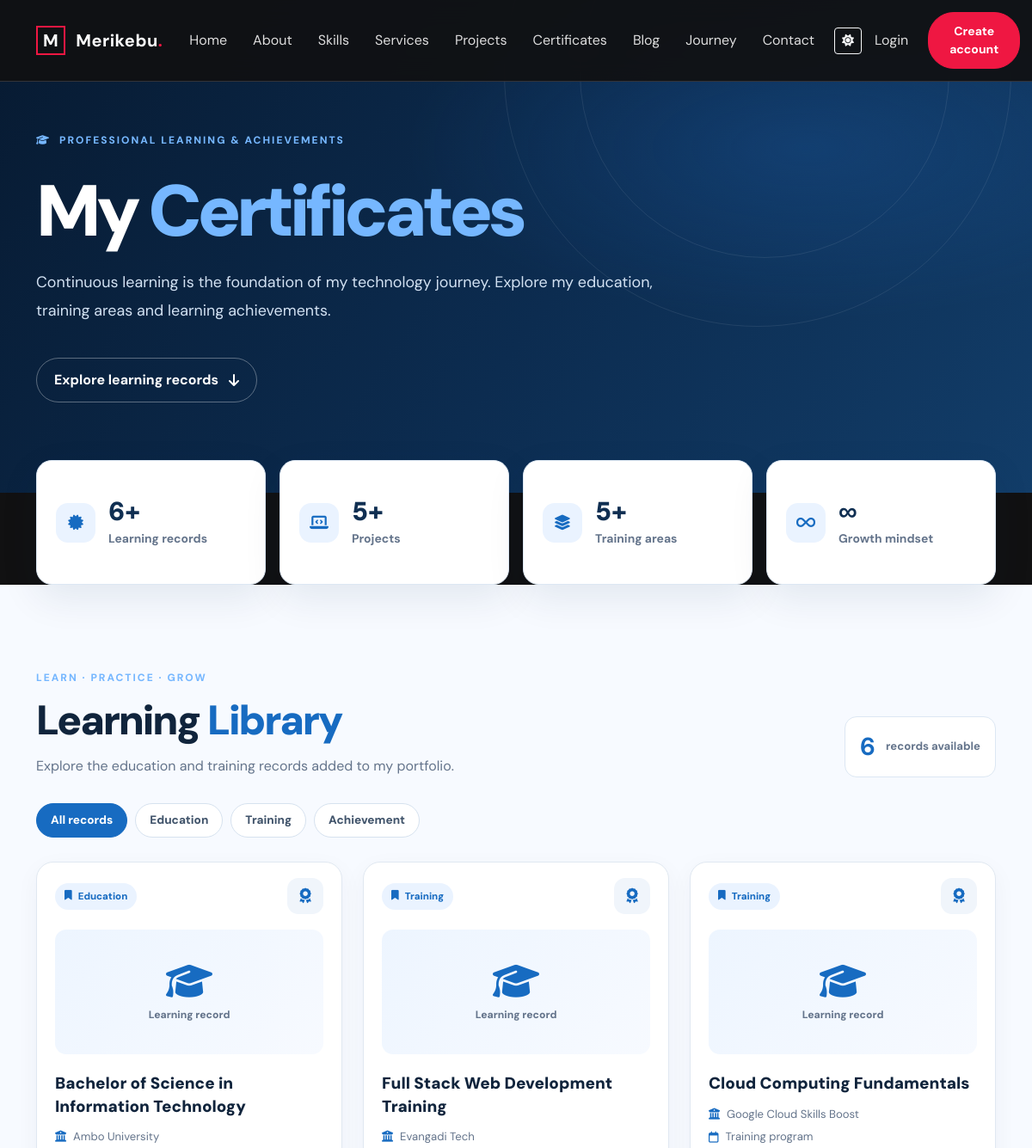
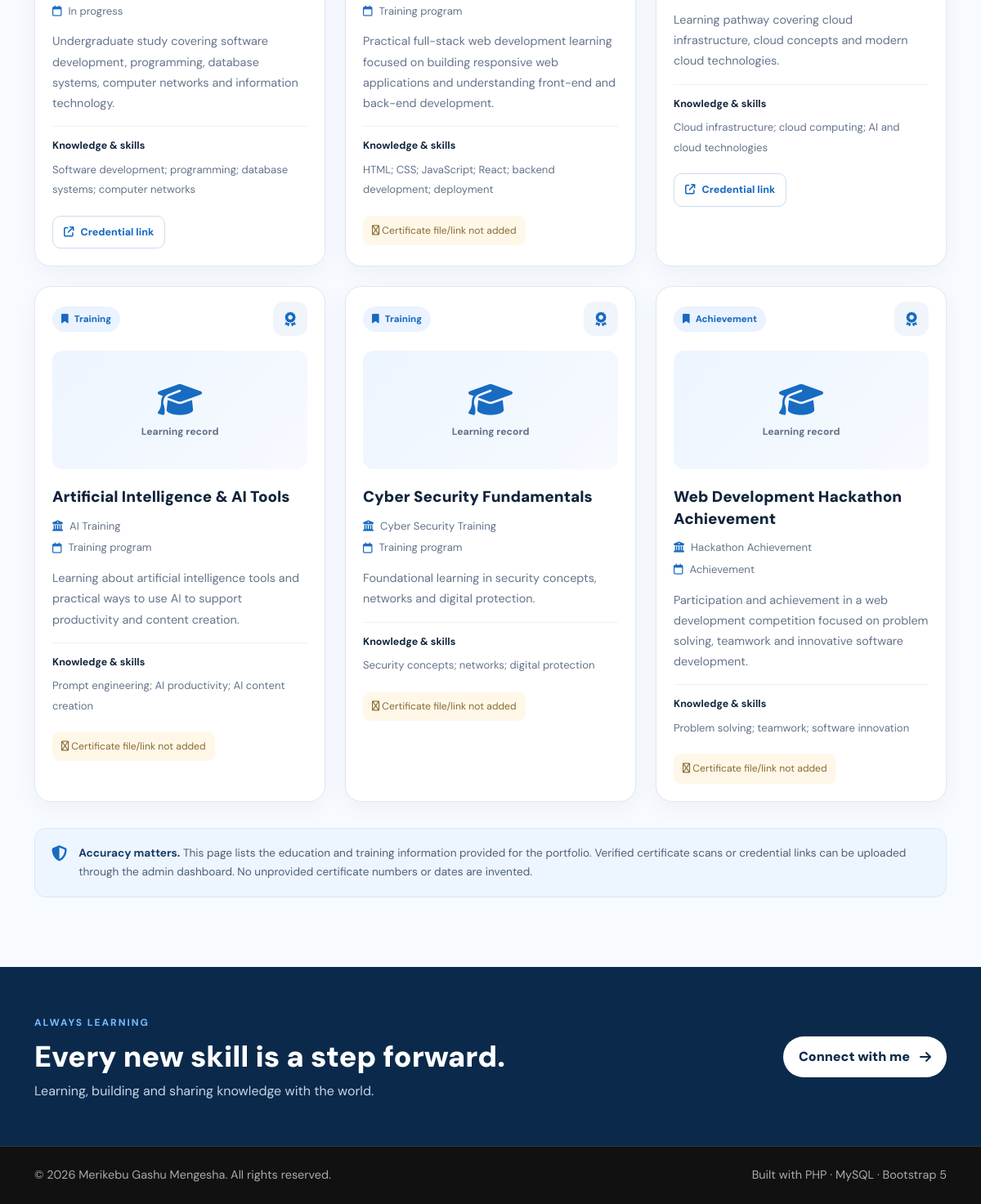
Page /certificates.php on the committed database (2 pictures, top to bottom).
### tables this page shows
CREATE TABLE IF NOT EXISTS certificates (
 id INT AUTO_INCREMENT PRIMARY KEY,
 title VARCHAR(180) NOT NULL,
 issuer VARCHAR(180) NOT NULL,
 category VARCHAR(100) NOT NULL DEFAULT 'Training',
 description TEXT NOT NULL,
 skills_gained TEXT NOT NULL,
 issue_date VARCHAR(80) DEFAULT '',
 credential_url VARCHAR(500) DEFAULT '',
 certificate_file VARCHAR(255) DEFAULT '',
 sort_order INT NOT NULL DEFAULT 0,
 created_at TIMESTAMP DEFAULT CURRENT_TIMESTAMP
);

### config/functions.php (called while the page is built, shortened)
<?php
function e($v): string { return htmlspecialchars((string)$v, ENT_QUOTES, 'UTF-8'); }

### certificates.php (the view, shortened to what this page needs)
<?php
require_once __DIR__ . '/config/functions.php';
$items = $pdo->query("SELECT * FROM certificates ORDER BY sort_order ASC, id DESC")->fetchAll();
$recordCount = count($items);
$topics = [];
foreach ($items as $item) { $category=trim((string)($item['category'] ?? '')); if($category!=='') $topics[strtolower($category)]=$category; }
include __DIR__ . '/includes/header.php';
?>
<section class="cert-hero"><div class="container cert-hero-inner"><span class="cert-eyebrow"><i class="fa-solid fa-graduation-cap"></i> PROFESSIONAL LEARNING &amp; ACHIEVEMENTS</span><h1>My <span>Certificates</span></h1><p>Continuous learning is the foundation of my technology journey. Explore my education, training areas and learning achievements.</p><a class="cert-hero-link" href="#certificate-library">Explore learning records <i class="fa-solid fa-arrow-down"></i></a></div><div class="cert-hero-orbit cert-orbit-one"></div><div class="cert-hero-orbit cert-orbit-two"></div></section>
<section class="cert-stats-section"><div class="container"><div class="cert-stats-grid"><article class="cert-stat"><span class="cert-stat-icon"><i class="fa-solid fa-certificate"></i></span><strong><?= $recordCount ?>+</strong><span>Learning records</span></article><article class="cert-stat"><span class="cert-stat-icon"><i class="fa-solid fa-laptop-code"></i></span><strong>5+</strong><span>Projects</span></article><article class="cert-stat"><span class="cert-stat-icon"><i class="fa-solid fa-layer-group"></i></span><strong>5+</strong><span>Training areas</span></article><article class="cert-stat"><span class="cert-stat-icon"><i class="fa-solid fa-infinity"></i></span><strong>∞</strong><span>Growth mindset</span></article></div></div></section>
<section class="cert-library section" id="certificate-library"><div class="container"><div class="cert-library-heading"><div><span class="cert-eyebrow">LEARN · PRACTICE · GROW</span><h2>Learning <span>Library</span></h2><p>Explore the education and training records added to my portfolio.</p></div><div class="cert-library-count"><strong><?= $recordCount ?></strong><span>records available</span></div></div>
<?php if($items): ?><div class="cert-filter-row" role="group" aria-label="Filter learning records"><button class="cert-filter active" type="button" data-filter="all">All records</button><?php foreach($topics as $category): ?><button class="cert-filter" type="button" data-filter="<?= e(strtolower($category)) ?>"><?= e($category) ?></button><?php endforeach; ?></div><div class="row g-4 cert-grid">
<?php foreach($items as $c): $category=trim((string)($c['category']??'Training')); $file=trim((string)($c['certificate_file']??'')); $url=trim((string)($c['credential_url']??'')); $fileUrl=$file!==''?BASE_URL.'/'.ltrim($file,'/'):''; $ext=strtolower(pathinfo($file,PATHINFO_EXTENSION)); $isImage=in_array($ext,['jpg','jpeg','png','webp'],true); ?>
<div class="col-md-6 col-xl-4 cert-item" data-category="<?= e(strtolower($category)) ?>"><article class="cert-card"><div class="cert-card-top"><span class="cert-category"><i class="fa-solid fa-bookmark"></i> <?= e($category) ?></span><span class="cert-card-symbol"><i class="fa-solid fa-award"></i></span></div>
<?php if($fileUrl && $isImage): ?><a class="cert-preview cert-preview-image" href="<?= e($fileUrl) ?>" target="_blank" rel="noopener" aria-label="Open certificate image for <?= e($c['title']) ?>"><img src="<?= e($fileUrl) ?>" alt="Certificate preview: <?= e($c['title']) ?>" loading="lazy"></a><?php else: ?><div class="cert-preview"><i class="fa-solid <?= $fileUrl && $ext==='pdf'?'fa-file-pdf':'fa-graduation-cap' ?>"></i><span><?= $fileUrl?'Certificate document':'Learning record' ?></span></div><?php endif; ?>
<div class="cert-card-body"><h3><?= e($c['title']) ?></h3><div class="cert-issuer"><i class="fa-solid fa-building-columns"></i> <?= e($c['issuer']) ?></div><?php if(!empty($c['issue_date'])): ?><div class="cert-date"><i class="fa-regular fa-calendar"></i> <?= e($c['issue_date']) ?></div><?php endif; ?><?php if(!empty($c['description'])): ?><p><?= e($c['description']) ?></p><?php endif; ?><?php if(!empty($c['skills_gained'])): ?><div class="cert-skills"><strong>Knowledge &amp; skills</strong><span><?= e($c['skills_gained']) ?></span></div><?php endif; ?><div class="cert-actions"><?php if($fileUrl): ?><a class="cert-action-primary" href="<?= e($fileUrl) ?>" target="_blank" rel="noopener"><i class="fa-solid fa-eye"></i> View certificate</a><?php endif; ?><?php if($url): ?><a class="cert-action-secondary" href="<?= e($url) ?>" target="_blank" rel="noopener noreferrer"><i class="fa-solid fa-arrow-up-right-from-square"></i> Credential link</a><?php endif; ?><?php if(!$fileUrl&&!$url): ?><span class="cert-unverified"><i class="fa-regular fa-circle-info"></i> Certificate file/link not added</span><?php endif; ?></div></div></article></div><?php endforeach; ?></div><div class="cert-no-results" hidden>No learning records match this category.</div><?php else: ?><div class="cert-empty"><span><i class="fa-solid fa-folder-open"></i></span><h3>Learning records coming soon</h3><p>Verified certificates and credential links will appear here when they are added through the admin dashboard.</p></div><?php endif; ?>
<div class="cert-integrity-note"><i class="fa-solid fa-shield-halved"></i><p><strong>Accuracy matters.</strong> This page lists the education and training information provided for the portfolio. Verified certificate scans or credential links can be uploaded through the admin dashboard. No unprovided certificate numbers or dates are invented.</p></div></div></section>
<section class="cert-bottom-cta"><div class="container"><div><span class="cert-eyebrow">ALWAYS LEARNING</span><h2>Every new skill is a step forward.</h2><p>Learning, building and sharing knowledge with the world.</p></div><a href="<?= BASE_URL ?>/contact.php" class="cert-cta-button">Connect with me <i class="fa-solid fa-arrow-right"></i></a></div></section>
<?php include __DIR__ . '/includes/footer.php'; ?>

### rows in the picture
certificates: category "Education", certificate_file "Learning record", title "Bachelor of Science in Information Technology", issuer "Ambo University", issue_date "In progress", description "Undergraduate study covering software development, programming, database systems, computer networks and information technology.", skills_gained "Software development; programming; database systems; computer networks"
certificates: category "Training", certificate_file "Learning record", title "Full Stack Web Development Training", issuer "Evangadi Tech", issue_date "Training program", description "Practical full-stack web development learning focused on building responsive web applications and understanding front-end and back-end development.", skills_gained "HTML; CSS; JavaScript; React; backend development; deployment"
certificates: category "Training", certificate_file "Learning record", title "Cloud Computing Fundamentals", issuer "Google Cloud Skills Boost", issue_date "Training program", description "Learning pathway covering cloud infrastructure, cloud concepts and modern cloud technologies.", skills_gained "Cloud infrastructure; cloud computing; AI and cloud technologies"
certificates: category "Training", certificate_file "Learning record", title "Artificial Intelligence & AI Tools", issuer "AI Training", issue_date "Training program", description "Learning about artificial intelligence tools and practical ways to use AI to support productivity and content creation.", skills_gained "Prompt engineering; AI productivity; AI content creation"
certificates: category "Training", certificate_file "Learning record", title "Cyber Security Fundamentals", issuer "Cyber Security Training", issue_date "Training program", description "Foundational learning in security concepts, networks and digital protection.", skills_gained "Security concepts; networks; digital protection"
certificates: category "Achievement", certificate_file "Learning record", title "Web Development Hackathon Achievement", issuer "Hackathon Achievement", issue_date "Achievement", description "Participation and achievement in a web development competition focused on problem solving, teamwork and innovative software development.", skills_gained "Problem solving; teamwork; software innovation"

### other values in the picture
$recordCount "6"
$category "Education"
$category "Training"
$category "Achievement"
